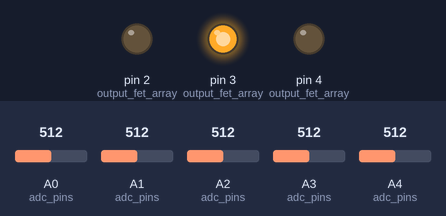
A sketch run on a simulated Arduino Uno, built with avr-gcc and run on an emulated ATmega328P. Parts: output pins drawn as LEDs (lit = HIGH). The test bench sets the inputs (shaded band); at power-on: A0 (adc_pins) = 512, A1 (adc_pins) = 512, A2 (adc_pins) = 512, A3 (adc_pins) = 512, A4 (adc_pins) = 512. What the sketch prints to the serial monitor is not drawn.

Above: at 1.7 s.
At 3.8 s:
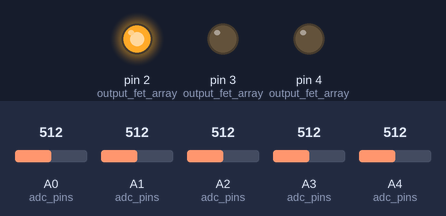
At 8.1 s:
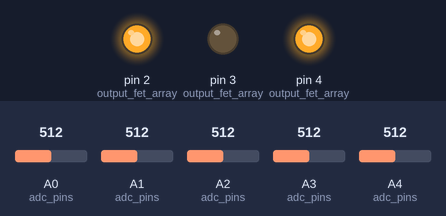
Timing chart, 0 to 14.5 s (numbered marks = the images above):
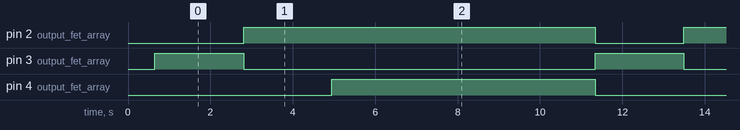

The sketch:

Array_Control.ino
```cpp
// (licence header left out)
/* INCLUDED LIBRARIES*/
#include <stdbool.h>
#include <string.h>
#include <avr/interrupt.h>


/* LOCAL FILES*/
#include "Array_control.h"

/*************
 * CONSTANTS *
 *************/
bool DEBUG = true;

#define NUM_BATTS 5  //Number of batteries in the array
#define NUM_FETS  5  //Number of FETS used to bypass a battery
#define FET_ARRAY_LEN 11 //total number of FETS used

//adc conversion constants
#define ADC_RESOLUTION 1023.0 //max value adc will return
#define REF_VOLT          5.0 //reference voltage value
#define ADC_CONVERS_FACT   (REF_VOLT / ADC_RESOLUTION)

//Voltage divider network conversion constants
#define R1_VAL 100000 //100K ohm for R1
#define R2_VAL  33000 //33K ohm for R2
#define R_NET_SCALE_FACTOR ( R2_VAL / (R1_VAL + R2_VAL))  //Scaling factor to caclulate voltage divider input voltage

//Battery measurement constants
#define BATT_MAX_VOLTS   0
#define BATT_FLOOR_VOLTS 0
#define UNLOADED_VOLTAGE_MES_WAIT_TIME //ms

//MOSFET switching times (seconds)
#define MOSFET_TURN_ON   0.000000021
#define MOSFET_RISE_TIME 0.000000120
#define MOSFET_TURN_OFF  0.000000180
#define MOSFET_FALL_TIME 0.000000115
#define MOSFET_ON_DELAY  (MOSFET_TURN_ON  + MOSFET_RISE_TIME)
#define MOSFET_OFF_DELAY (MOSFET_TURN_OFF + MOSFET_FALL_TIME)

/******************
* PIN ASSIGNMENTS *
******************/

/* CHARGING FET PIN ASSIGNMENTS*/
/* These pin assignments are not likely to be driven seperately
    as the FETs will be driven from battery bypass FETs*/
/*
#define CHG_FET1  //paired with OUT_FET2
#define CHG_FET2  //paired with OUT_FET2

#define CHG_FET3  //paired with OUT_FET4
#define CHG_FET4  //paired with OUT_FET4

#define CHG_FET5  //paired with OUT_FET6
#define CHG_FET6  //paired with OUT_FET6

#define CHG_FET7  //paired with OUT_FET8
#define CHG_FET8  //paired with OUT_FET8

#define CHG_FET9  //paired with OUT_FET9
#define CHG_FET10 //paired with OUT_FET9
*/

/* INTERRUPT BUTTON PIN ASSIGNMENTS */
//      NAME       DIGITAL PIN #
#define BUTTON0     30 //60      //Calls battery case 0
#define BUTTON1     21 //31 //59      //Calls battery case 1
#define BUTTON2     32 //58      //Calls battery case 2
#define BUTTON3     33 //57      //Calls battery case 3
#define BUTTON4     34 //56      //Calls battery case 4
#define BUTTON5     35 //55      //Calls FULL_FET_DISCONNECT()

/* OUTPUT FET PIN ASSIGNMENTS*/
            //current pin assignments are for arduino ATMega
#define OUT_FET11   2
#define OUT_FET12   3
#define OUT_FET13   4
#define OUT_FET14   5
#define OUT_FET15   6
#define OUT_FET16   7
#define OUT_FET17   8
#define OUT_FET18   9
#define OUT_FET19  10
#define OUT_FET20  11
#define OUT_FET21  12
//NOTE: Digital Pin 1 is TX and messes everything up if its populated

/**
 * @brief as per arduino mega header file, these
 * are the integer values for the respective ADC inputs
 */
// ADC PIN DECLARATIONS (using pin numbers from ATMega2560)
#define ADC0 54  //Battery 1
#define ADC1 55  //Battery 2
#define ADC2 56  //Battery 3
#define ADC3 57  //Battery 4
#define ADC4 58  //Battery 5


/* FET CONFIGURATION TABLE
| Fet# | 0 | 1 | 2 | 3 | 4 | 5 |
|   1  |   | x |   |   |   |   |
|   2  |   | x |   |   |   |   |
|   3  |   |   | x |   |   |   |
|   4  |   |   | x |   |   |   |
|   5  |   |   |   | x |   |   |
|   6  |   |   |   | x |   |   |
|   7  |   |   |   |   | x |   |
|   8  |   |   |   |   | x |   |
|   9  |   |   |   |   |   | x |
|  10  |   |   |   |   |   | x |
+------+---+---+---+---+---+---+
|  11  |   |   | x | x | x | x |
|  12  |   | x |   |   |   |   |
|  13  |   |   |   | x | x | x |
|  14  |   |   | x |   |   |   |
|  15  |   | x |   |   | x | x |
|  16  |   |   |   | x |   |   |
|  17  |   | x | x |   |   | x |
|  18  |   |   |   |   | x |   |
|  19  |   | x | x | x |   |   |
|  20  |   |   |   |   |   | x |
|  21  |   | x | x | x | x |   |
x = turn on
FETs 1-10 are charging FETs
FETs 11-21 are output FET pin assignments 2-11
*/

// global array continaing measured battery voltages
// used for determining the highest and lowest voltages of a single battery array with iterations
battery batts_array[NUM_BATTS]; // {batt_0, batt_1, ...}

/******************
 * SETUP FUNCITON *
 *****************/

void setup(){

    // Establish serial port for debugging
    if (DEBUG)
    {
        Serial.begin(19200);            //serial output for debugging
    }

    //integer values reflect arduino mega pins
    int adc_pins[5] = {A0, A1, A2, A3, A4}; //ADC pins are read as integers so we'll throw them in here for pin assignments

    //Fet assignment array. The index of the array is the battery case. ie, [0][0] is case 0, [1][0] is case 1
    int FET_assignments[NUM_BATTS][NUM_FETS] = {
        { OUT_FET12, OUT_FET15, OUT_FET17, OUT_FET19, OUT_FET21 },
        { OUT_FET11, OUT_FET14, OUT_FET17, OUT_FET19, OUT_FET21 },
        { OUT_FET11, OUT_FET13, OUT_FET16, OUT_FET19, OUT_FET21 },
        { OUT_FET11, OUT_FET13, OUT_FET15, OUT_FET18, OUT_FET21 },
        { OUT_FET11, OUT_FET13, OUT_FET15, OUT_FET17, OUT_FET20 } };

    //iterate over the array to perform pin assignments and set charging flags low
    for (int battery_case_index = 0; battery_case_index < NUM_BATTS; battery_case_index++)
    {
        //Since we are already iterating over the array, lets initialize the adc pin and the is_charging flag in the structure
        batts_array[battery_case_index].adc_pin_assignment = adc_pins[battery_case_index];
        Serial.print("Assigned ADC Pin: ");
        Serial.println(batts_array[battery_case_index].adc_pin_assignment);

        batts_array[battery_case_index].is_charging        = false;

        //itertate in 2d to assign FET config to each battery
        for (int FET_assignment_index = 0; FET_assignment_index < NUM_FETS ; FET_assignment_index++)
        {
            pinMode(FET_assignment_index, OUTPUT);  //might as well set the pins to outputs while we are iterating

            if (DEBUG)
            {
            Serial.print("Batt_Case ");
            Serial.print(battery_case_index);
            Serial.print(", OUT_FET ");
            Serial.print(FET_assignment_index);
            Serial.println(", configured to output");
            }
            //set the FETS array in the structure to the 2d element of the FET_assignments array
            batts_array[battery_case_index].FETS[FET_assignment_index] = FET_assignments[battery_case_index][FET_assignment_index];
        }
    }

    FULL_FET_DISCONNECT(); //initialize to full array disconnect
} //end setup


/****************
* MAIN FUNCTION *
****************/
//Main loop will continually poll the battery voltages
    // if a battery is too low, switch to charging that battery

/**
 * @brief Run through the battery cases to make sure everything works properly.
 * the FULL_FET_DISCONNECT and delay in between the case advance, is to reset the relay positions
 * because the cases only set the relays high. Also included is a DEBUG function that allows for
 * user serial input (keyboard). The terminal UI supplies a list of commands and their respective descriptions
 * the user can use to have the controller enter a specified state.
 */


void loop(void){
    // Manual Debug Control
    if (DEBUG){

      // Manually change the input to BATT_CASE_SWITCH() to run through each case:
      Serial.println("Loop Debug");

      // Loop through each battery switch case:
      for(int index = 0; index < NUM_BATTS; index++){
        BATT_CASE_SWITCH(index);
        array_loaded_voltages();
        delay(2000);
      }
    }// end if DEBUG


    // Automatic MOSFET Control
    else {
        array_loaded_voltages(); //perform an array measurement

        // these limits are for loop comparison
        float min = 100;
        float max = 0;

        // storing the values of our min and max indices
        int max_batt_index = 0;
        int min_batt_index = 0;

        //iterate over the battery array and find our min and max values and save respective indecies
        for (int i = 0; i < NUM_BATTS; i++) {

            //we want to ingore the lower battery if it's already being charged.
            if (batts_array[i].voltage_mes < min && !batts_array[i].is_charging) {
                min_batt_index = i;
                min = batts_array[i].voltage_mes;
            }
            //We only care if a battery is at it's max voltage if its charging. We'll probably run into issues here with HW -KS
            else if (batts_array[i].voltage_mes > max && batts_array[i].is_charging) {
                max_batt_index = i;
                max = batts_array[i].voltage_mes;
            }
        }

        //check for a maxed or dead battery and charge the dead one, or take the max battery off and charge the battery with the lowest voltage
        if (batts_array[max_batt_index].voltage_mes >= BATT_MAX_VOLTS || batts_array[min_batt_index].voltage_mes <= BATT_FLOOR_VOLTS) {

            FULL_FET_DISCONNECT(); // disengage all FETS

            //Use the min index to change the charging scheme to the lowest battery in the array
                    //we'll do this by passing the min battery index through the case switch
            BATT_CASE_SWITCH(min_batt_index);
        }
        else {
            BATT_CASE_SWTICH(0); //if all the batteries are evenly charged, then we'll just go to a default case so that nothing gets borked
        }
    }//end else


} //end loop

/****************************
* BATTERY CASE DECLARATIONS *
****************************/
/**
 * @brief These functions will be called to change what battery is being charged
*/

//Default array case, everything low
void FULL_FET_DISCONNECT(){
    int output_fet_array[FET_ARRAY_LEN] = {
        OUT_FET11, OUT_FET12, OUT_FET13,
        OUT_FET14, OUT_FET15, OUT_FET16,
        OUT_FET17, OUT_FET18, OUT_FET19,
        OUT_FET20, OUT_FET21 };

    if (DEBUG)
    {
         Serial.println("FETs disconnected");
    }

    for (int i = 0; i < FET_ARRAY_LEN; i++)
    {
        digitalWrite(output_fet_array[i], LOW);
    }

    delay(MOSFET_OFF_DELAY);

} //end FULL_FET_DISCONNECT


inline void BATT_CASE_SWTICH(int batt_case) {
    BATT_CASE_SWTICH(batt_case);
}
/***
 * This function handles setting the battery bypass
 * MOSFETS high. It does this by intaking a battery case number, then
 * iterating over the FETS array inside the battery structure.
*/
void BATT_CASE_SWITCH(int batt_case){

    FULL_FET_DISCONNECT();

    for (int i = 0; i < NUM_FETS; i++)
    {
        digitalWrite(batts_array[batt_case].FETS[i], HIGH);
    }

    delay(MOSFET_ON_DELAY); //wait for the FETS to fully turn on
    batts_array[batt_case].is_charging = true; //raise is_charging flag specific case

    if(DEBUG){
      Serial.println("Case switched");
    }

} //end BATT_CASE_0


/*******************************
 * OTHER FUNCTION DECLARATIONS *
 *******************************/

void array_loaded_voltages(){

    for (int i = 0; i < NUM_BATTS; i++)
    {

        if(DEBUG){
          // Compute the voltage from the ADC output:
          batts_array[i].voltage_mes = (analogRead(batts_array[i].adc_pin_assignment) * ADC_CONVERS_FACT);

          // Print the raw ADC value and the converted analog voltage:
          Serial.print("Raw ADC Value: ");
          Serial.println(analogRead(batts_array[i].adc_pin_assignment));
          Serial.print("Battery Index: ");
          Serial.print(i);
          Serial.print(" , Measurement: ");
          Serial.println(batts_array[i].voltage_mes);
        }

        else{
          // Apply scale factor from differential voltage amplifiers:
          batts_array[i].voltage_mes = (analogRead(batts_array[i].adc_pin_assignment) * ADC_CONVERS_FACT ) / R_NET_SCALE_FACTOR;
        }
    }
}

void array_unloaded_voltages(){

    FULL_FET_DISCONNECT();  //disconnect batteries for some amount of time
    //delay(UNLOADED_VOLTAGE_MES_WAIT_TIME); // should not be needed since there is a delay to let all FETS disconnect
    /*
     * after the delay to let the battery voltages rest, we can call the array_loaded_voltages()
     * since this function just has added features compared to that function
     */
    array_loaded_voltages();
}
```

Array_control.h
```cpp
// (licence header left out)
#ifndef Array_control_H

typedef struct battery
{
   float voltage_mes;
   bool  is_charging;
   int   adc_pin_assignment;
   int   FETS[5];
} battery;

/** ISR function prototypes */
void BUTTON0_ISR();
void BUTTON1_ISR();
void BUTTON2_ISR();
void BUTTON3_ISR();
void BUTTON4_ISR();
void BUTTON5_ISR();

/** Functions to set the output configuration of the array */
void FULL_FET_DISCONNECT();
void BATT_CASE_SWTICH(int batt_case);

/** Measurement functions */
void array_loaded_voltages();
void array_unloaded_voltages();

/** Tertiary functions */
bool button_debounce(const int button_pin);

#endif //end Array_control_H
```

Measured:
- by itself, pin 2 (output_fet_array): alternates HIGH for 8.5 s and LOW for 2.1 s
- by itself, pin 3 (output_fet_array): alternates HIGH for 2.1 s and LOW for 8.5 s
- by itself, pin 4 (output_fet_array): alternates HIGH for 6.4 s and LOW for 4.3 s
